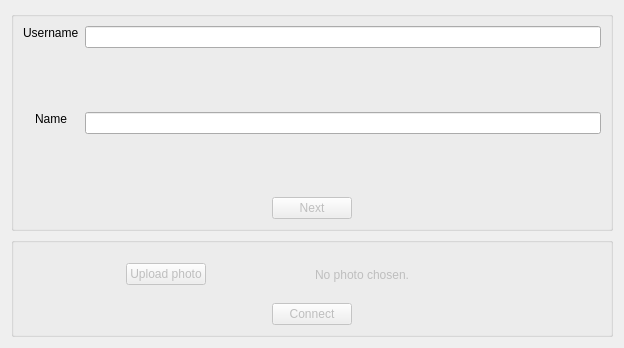
<?xml version="1.0" encoding="UTF-8"?>
<ui version="4.0">
 <class>NewUserDialog</class>
 <widget class="QDialog" name="NewUserDialog">
  <property name="geometry">
   <rect>
    <x>0</x>
    <y>0</y>
    <width>624</width>
    <height>348</height>
   </rect>
  </property>
  <property name="windowTitle">
   <string>NewUser</string>
  </property>
  <layout class="QVBoxLayout" name="verticalLayout_5">
   <item>
    <widget class="QGroupBox" name="Step1">
     <property name="minimumSize">
      <size>
       <width>602</width>
       <height>220</height>
      </size>
     </property>
     <property name="title">
      <string/>
     </property>
     <property name="flat">
      <bool>false</bool>
     </property>
     <layout class="QVBoxLayout" name="verticalLayout">
      <item>
       <layout class="QGridLayout" name="gridLayout">
        <item row="1" column="0" alignment="Qt::AlignHCenter|Qt::AlignTop">
         <widget class="QLabel" name="NameField">
          <property name="text">
           <string>Name</string>
          </property>
         </widget>
        </item>
        <item row="0" column="0" alignment="Qt::AlignHCenter|Qt::AlignTop">
         <widget class="QLabel" name="UserNameField">
          <property name="text">
           <string>Username</string>
          </property>
         </widget>
        </item>
        <item row="0" column="1">
         <layout class="QVBoxLayout" name="verticalLayout_3">
          <item alignment="Qt::AlignTop">
           <widget class="QLineEdit" name="UserNameValue"/>
          </item>
          <item alignment="Qt::AlignTop">
           <widget class="QLabel" name="UserNameErrors">
            <property name="palette">
             <palette>
              <active>
               <colorrole role="WindowText">
                <brush brushstyle="SolidPattern">
                 <color alpha="255">
                  <red>255</red>
                  <green>0</green>
                  <blue>0</blue>
                 </color>
                </brush>
               </colorrole>
               <colorrole role="Text">
                <brush brushstyle="SolidPattern">
                 <color alpha="255">
                  <red>255</red>
                  <green>0</green>
                  <blue>0</blue>
                 </color>
                </brush>
               </colorrole>
               <colorrole role="ButtonText">
                <brush brushstyle="SolidPattern">
                 <color alpha="255">
                  <red>255</red>
                  <green>0</green>
                  <blue>0</blue>
                 </color>
                </brush>
               </colorrole>
              </active>
              <inactive>
               <colorrole role="WindowText">
                <brush brushstyle="SolidPattern">
                 <color alpha="255">
                  <red>255</red>
                  <green>0</green>
                  <blue>0</blue>
                 </color>
                </brush>
               </colorrole>
               <colorrole role="Text">
                <brush brushstyle="SolidPattern">
                 <color alpha="255">
                  <red>255</red>
                  <green>0</green>
                  <blue>0</blue>
                 </color>
                </brush>
               </colorrole>
               <colorrole role="ButtonText">
                <brush brushstyle="SolidPattern">
                 <color alpha="255">
                  <red>255</red>
                  <green>0</green>
                  <blue>0</blue>
                 </color>
                </brush>
               </colorrole>
              </inactive>
              <disabled>
               <colorrole role="WindowText">
                <brush brushstyle="SolidPattern">
                 <color alpha="255">
                  <red>255</red>
                  <green>0</green>
                  <blue>0</blue>
                 </color>
                </brush>
               </colorrole>
               <colorrole role="Text">
                <brush brushstyle="SolidPattern">
                 <color alpha="255">
                  <red>255</red>
                  <green>0</green>
                  <blue>0</blue>
                 </color>
                </brush>
               </colorrole>
               <colorrole role="ButtonText">
                <brush brushstyle="SolidPattern">
                 <color alpha="255">
                  <red>255</red>
                  <green>0</green>
                  <blue>0</blue>
                 </color>
                </brush>
               </colorrole>
              </disabled>
             </palette>
            </property>
            <property name="styleSheet">
             <string notr="true">QLabel { color : red; }</string>
            </property>
            <property name="text">
             <string/>
            </property>
            <property name="wordWrap">
             <bool>true</bool>
            </property>
           </widget>
          </item>
         </layout>
        </item>
        <item row="1" column="1">
         <layout class="QVBoxLayout" name="verticalLayout_4">
          <item alignment="Qt::AlignTop">
           <widget class="QLineEdit" name="NameValue"/>
          </item>
          <item alignment="Qt::AlignTop">
           <widget class="QLabel" name="NameErrors">
            <property name="palette">
             <palette>
              <active>
               <colorrole role="WindowText">
                <brush brushstyle="SolidPattern">
                 <color alpha="255">
                  <red>255</red>
                  <green>0</green>
                  <blue>0</blue>
                 </color>
                </brush>
               </colorrole>
               <colorrole role="Text">
                <brush brushstyle="SolidPattern">
                 <color alpha="255">
                  <red>255</red>
                  <green>0</green>
                  <blue>0</blue>
                 </color>
                </brush>
               </colorrole>
               <colorrole role="ButtonText">
                <brush brushstyle="SolidPattern">
                 <color alpha="255">
                  <red>255</red>
                  <green>0</green>
                  <blue>0</blue>
                 </color>
                </brush>
               </colorrole>
              </active>
              <inactive>
               <colorrole role="WindowText">
                <brush brushstyle="SolidPattern">
                 <color alpha="255">
                  <red>255</red>
                  <green>0</green>
                  <blue>0</blue>
                 </color>
                </brush>
               </colorrole>
               <colorrole role="Text">
                <brush brushstyle="SolidPattern">
                 <color alpha="255">
                  <red>255</red>
                  <green>0</green>
                  <blue>0</blue>
                 </color>
                </brush>
               </colorrole>
               <colorrole role="ButtonText">
                <brush brushstyle="SolidPattern">
                 <color alpha="255">
                  <red>255</red>
                  <green>0</green>
                  <blue>0</blue>
                 </color>
                </brush>
               </colorrole>
              </inactive>
              <disabled>
               <colorrole role="WindowText">
                <brush brushstyle="SolidPattern">
                 <color alpha="255">
                  <red>255</red>
                  <green>0</green>
                  <blue>0</blue>
                 </color>
                </brush>
               </colorrole>
               <colorrole role="Text">
                <brush brushstyle="SolidPattern">
                 <color alpha="255">
                  <red>255</red>
                  <green>0</green>
                  <blue>0</blue>
                 </color>
                </brush>
               </colorrole>
               <colorrole role="ButtonText">
                <brush brushstyle="SolidPattern">
                 <color alpha="255">
                  <red>255</red>
                  <green>0</green>
                  <blue>0</blue>
                 </color>
                </brush>
               </colorrole>
              </disabled>
             </palette>
            </property>
            <property name="styleSheet">
             <string notr="true">QLabel { color : red; }</string>
            </property>
            <property name="text">
             <string/>
            </property>
            <property name="wordWrap">
             <bool>true</bool>
            </property>
           </widget>
          </item>
         </layout>
        </item>
       </layout>
      </item>
      <item alignment="Qt::AlignHCenter">
       <widget class="QPushButton" name="NextButton">
        <property name="enabled">
         <bool>false</bool>
        </property>
        <property name="text">
         <string>Next</string>
        </property>
       </widget>
      </item>
     </layout>
    </widget>
   </item>
   <item>
    <widget class="QGroupBox" name="Step2">
     <property name="enabled">
      <bool>false</bool>
     </property>
     <property name="title">
      <string/>
     </property>
     <layout class="QVBoxLayout" name="verticalLayout_2">
      <item>
       <layout class="QHBoxLayout" name="horizontalLayout">
        <item alignment="Qt::AlignHCenter">
         <widget class="QPushButton" name="UploadPhotoButton">
          <property name="text">
           <string>Upload photo</string>
          </property>
         </widget>
        </item>
        <item>
         <widget class="QLabel" name="PhotoName">
          <property name="text">
           <string>No photo chosen.</string>
          </property>
         </widget>
        </item>
       </layout>
      </item>
      <item alignment="Qt::AlignHCenter">
       <widget class="QPushButton" name="ConnectButton">
        <property name="enabled">
         <bool>false</bool>
        </property>
        <property name="text">
         <string>Connect</string>
        </property>
       </widget>
      </item>
     </layout>
    </widget>
   </item>
  </layout>
 </widget>
 <resources/>
 <connections/>
</ui>
